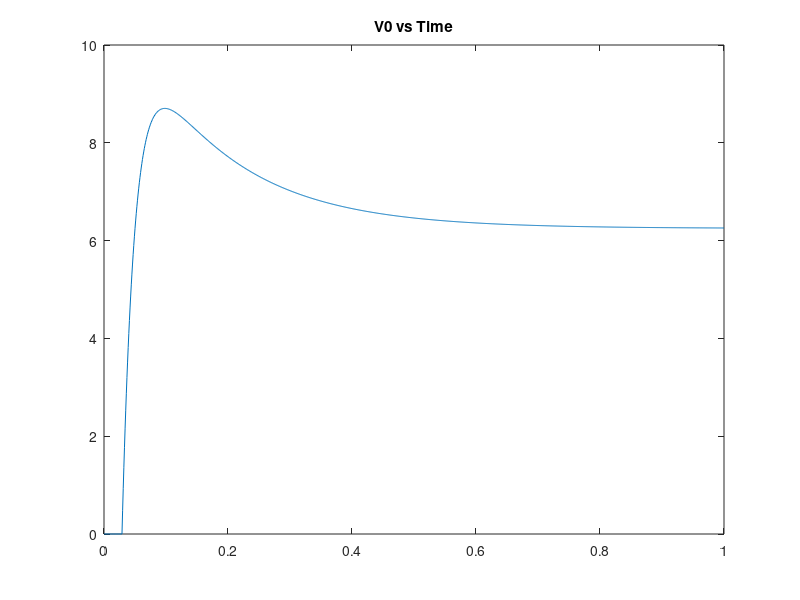
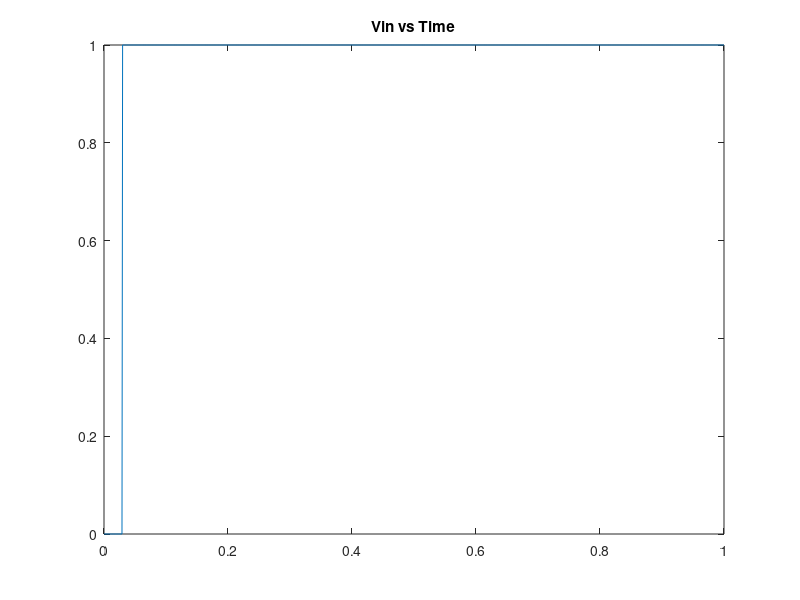
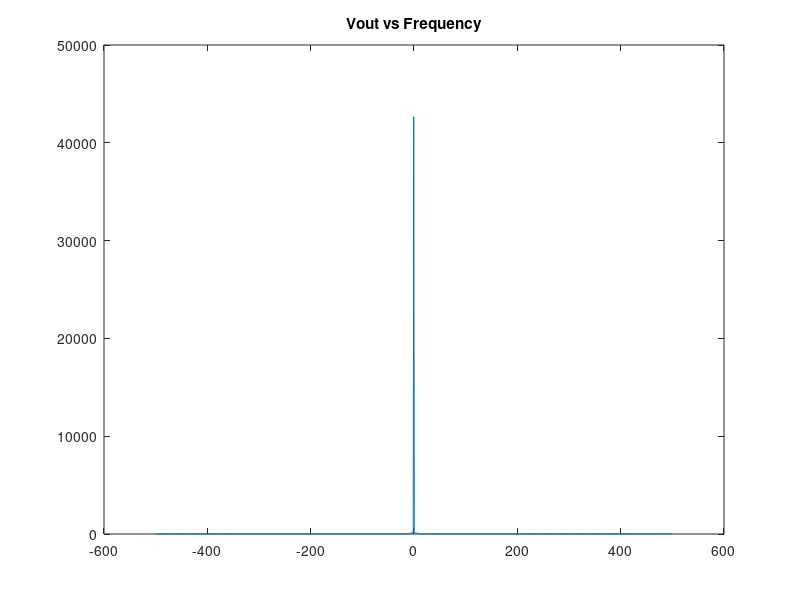
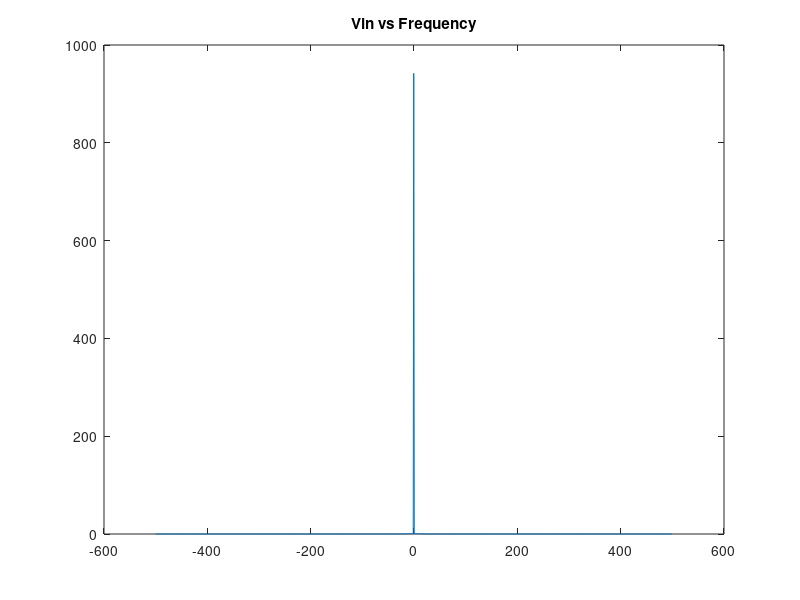

Write the MATLAB code that produced these figures, in order.
%% Assignment 4: Part 2
%
% The second part of the assignment involved implementing a model for a low pass filter circuit. 
% A low pass filter is aimed to provide gain to signals at low frequencies
% and attenuate signals at higher frequencies. The drop off point is
% defined by the capacitor in the system. The C, G and F matricies need to
% be redefined for the simulation. A DC sweep was conudcted by inputing a
% unit step function. This can be seen in the figures below. 

close all;
clear; 

R1 =1;
R2 = 2;
R3 = 10;
R4 = 0.1;
R0 = 1000;
cap = 0.25;
L = 0.2;
alpha = 100;

G1 = 1/R1;
G2 = 1/R2;
G3 = 1/R3;
G4 = 1/R4;
G0 = 1/R0;

G = zeros(8, 8); 
C = zeros(8, 8);

G(1, 1) = -G1;
G(1, 2) =  G1;
G(2, 1) =  G1;
G(1, 3) =  G1;
G(2, 3) = -G1-G2;
G(3, 4) = -G3;
G(2, 7) = -1;
G(3, 7) = 1;
G(4, 3) = 1;
G(4, 4) = -1;
G(5, 6) = G4;
G(5, 7) = -alpha*G4;
G(5, 8) = 1;
G(6, 6) = -G4-G0;
G(6, 7) = alpha*G4;
G(7, 1) = 1;
G(8, 5) = 1; 
G(8, 7) = -alpha;

C(1, 1) = -cap;
C(1, 3) = cap;
C(2, 1) = cap;
C(2, 3) = -cap;
C(4, 7) = -L;

F = zeros(8,1); 

time = 1;
number_steps = 1000;
time_step = time/number_steps;

A  = C/time_step + G;

V_old = zeros(8, 1);
V_new = zeros(8, 1); 
count = 1;
time = zeros(1, length(time_step));
V0 = zeros(1, length(time_step));
Vin = zeros(1, length(time_step));

for i=0:time_step:1
    if (i >= 0.03)
        F=[0 0 0 0 0 0 1 0];
    else
        F=[0 0 0 0 0 0 0 0];
    end
   
    time(count) = i;
    V_new=inv(A)*(C*V_old/time_step + F');
    V0(count)=V_new(6);
    Vin(count)=V_new(1);
    V_old=V_new;
    count = count + 1;
end

figure(1)
plot(time,V0)
title('V0 vs Time')

figure(2)
plot(time,Vin)
title('Vin vs Time')

freq=1000;
fV0=fft(V0);
n=length(V0);

Yval=fftshift(fV0);
fshift = (-n/2:n/2-1)*(freq/n); 
power_shift = abs(Yval).^2/n;    

figure(3)
plot(fshift,power_shift)
title('Vout vs Frequency')

fVin=fft(Vin);
n=length(Vin);

Yval=fftshift(fVin);
fshift = (-n/2:n/2-1)*(freq/n); 
power_shift = abs(Yval).^2/n;     

figure(4)
plot(fshift,power_shift)
title('Vin vs Frequency')

%% Sine Wave Signal 
%
% An AC signal was then input into the system. A sine function was defined
% and used as the input signal. The resulting plots can be seen in the
% plots below. Included are the input and output voltages is both the time
% domain and the frequency domain. 


f = 1/0.03;
input = @(i) sin(2*pi*f*i);

V_old = zeros(8, 1);
V_new = zeros(8, 1); 
count = 1;
time = zeros(1, length(time_step));
V0 = zeros(1, length(time_step));
Vin = zeros(1, length(time_step));

for i=0:time_step:1
    if (i >= 0.03)
        F=[0 0 0 0 0 0 input(i) 0];
    else
        F=[0 0 0 0 0 0 0 0];
    end
   
    time(count) = i;
    V_new = inv(A)*(C*V_old/time_step + F');
    V0(count) = V_new(6);
    Vin(count)=V_new(1);
    V_old=V_new;
    count = count + 1;
end

figure(5)
plot(time,V0)
title('V0 (Sine Function) vs Time')

figure(6)
plot(time,Vin)
title('Vin (Sine Function) vs Time')

freq=1000;
fV0=fft(V0);
n=length(V0);

Yval=fftshift(fV0);
fshift = (-n/2:n/2-1)*(freq/n); 
power_shift = abs(Yval).^2/n;    

figure(7)
semilogy(fshift, power_shift)
title('Vout vs Frequency')

fVin=fft(Vin);
n=length(Vin);

Yval=fftshift(fVin);
fshift = (-n/2:n/2-1)*(freq/n); 
power_shift = abs(Yval).^2/n;     

figure(8)
semilogy(fshift, power_shift)
title('Vin vs Frequency')

%% Gaussian Pulse Signal 
%
% A gaussian pulse was then used as an input into the system. The function
% was defined and served as the input signal. The resulting plots can be
% seen in the figures below. 


input =@(i) exp(-(1/2)*((i-0.06)/(0.03))^2);
V_old = zeros(8, 1);
V_new = zeros(8, 1); 
count = 1;
time = zeros(1, length(time_step));
V0 = zeros(1, length(time_step));
Vin = zeros(1, length(time_step));

for i=0:time_step:1
    if (i >= 0.03)
        F=[0 0 0 0 0 0 input(i) 0];
    else
        F=[0 0 0 0 0 0 0 0];
    end
   
    time(count) = i;
    V_new = inv(A)*(C*V_old/time_step + F');
    V0(count) = V_new(6);
    Vin(count)=V_new(1);
    V_old=V_new;
    count = count + 1;
end

figure(9)
plot(time,V0)
title('V0 vs Time')

figure(10)
plot(time,Vin)
title('Vin vs Time')

freq=1000;
fV0=fft(V0);
n=length(V0);

Yval=fftshift(fV0);
fshift = (-n/2:n/2-1)*(freq/n); 
power_shift = abs(Yval).^2/n;    

figure(11)
semilogy(fshift, power_shift)
title('Vout vs Frequency')

fVin=fft(Vin);
n=length(Vin);

Yval=fftshift(fVin);
fshift = (-n/2:n/2-1)*(freq/n); 
power_shift = abs(Yval).^2/n;     

figure(12)
semilogy(fshift, power_shift)
title('Vin vs Frequency')
